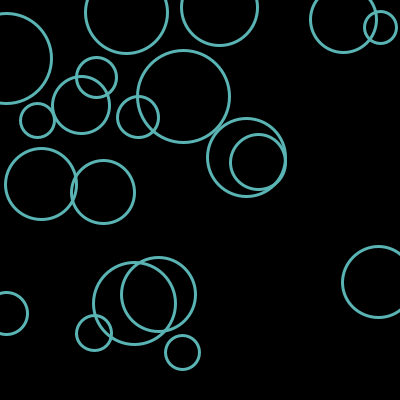
Frame 1 (no input)
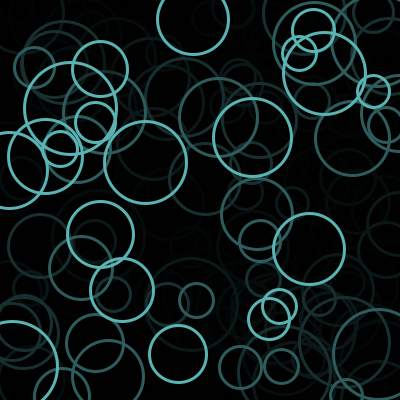
Frame 60 (the mouse pressed at the canvas centre just before this capture)
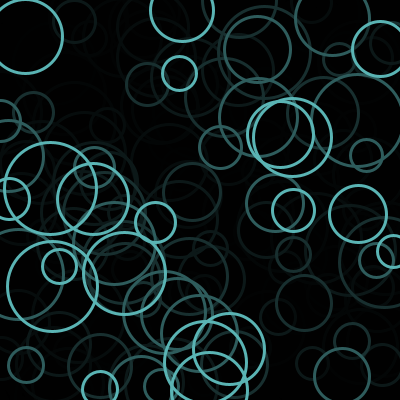
Frame 120 (the mouse held since frame 60 and released just before this capture)

The Processing sketch that drew these frames (run headless with seeded random() and noise(); from frame 60 on, the mouse is pressed at the canvas centre):

// Processing sketch: processing_121024
// ── processing_121024.pde

// Lauren Hartman
// lmhartma@andrew.cmu.edu
// copyright Lauren Hartman Nov 2013

final int MAX = 20;

int [ ] x, y, edge, dX, dY;

void setup( )
{
  size( 400, 400 );
  background (0);
  x = new int[ MAX ]; 
  y = new int[ MAX ]; 
  edge = new int[ MAX ]; 
  dX = new int[ MAX ]; 
  dY = new int[ MAX ]; 
  
  x = initInt( 0, width );
  y = initInt( 0, height );
  edge = initInt( 30, 100 );
  dX = initInt( 2, 100 );
  dY = initInt( 2, 100 );
}

void draw( )
{
   fill(0, 124);
   noStroke();
   rect( 0, 0, width, height );
   drawCircle( );
   moveCircle( );
   
   println(frameRate);
}

void moveCircle( )
{
     for ( int i = 0; i < x.length; i++)
  {
    x[ i ] += dX[ i ];
    y[ i ] += dY[ i ];  
  }  
}

void drawCircle( )
{
   for ( int i = 0; i < x.length; i++)
  {
     stroke( 90, 180, 180 );
     strokeWeight(3);
     ellipse( x[i]%width, y[i]%height, edge[i], edge[i]);
     noFill();
     frameRate (10);
  } 
}

int[ ] initInt( int low, int high )
{
   int [ ] temp = new int[ MAX ];
   for (int i = 0; i <  temp.length; i++)
   {
      temp[ i ] = int(random( low, high ) ); 
   }
   return temp;
}
